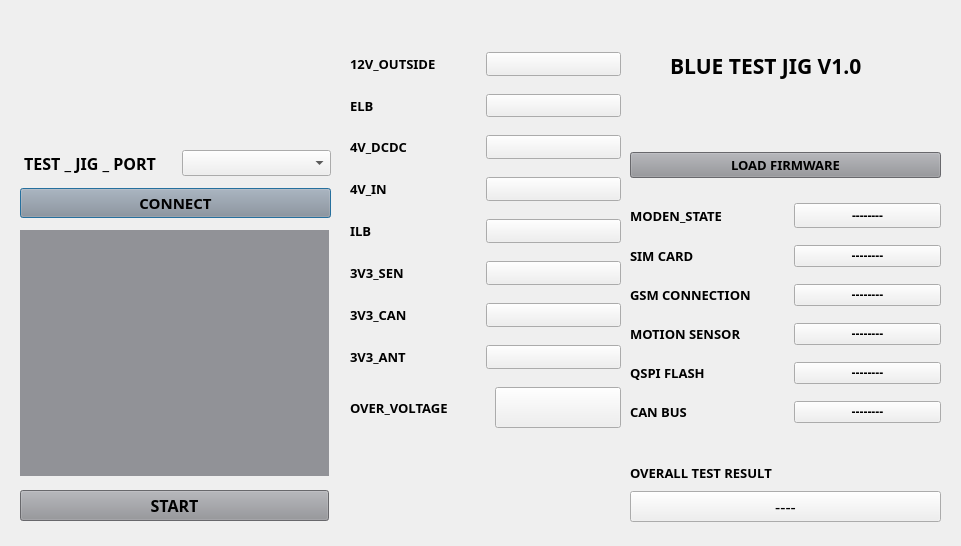
<?xml version="1.0" encoding="UTF-8"?>
<ui version="4.0">
 <class>Dialog</class>
 <widget class="QDialog" name="Dialog">
  <property name="geometry">
   <rect>
    <x>0</x>
    <y>0</y>
    <width>961</width>
    <height>546</height>
   </rect>
  </property>
  <property name="font">
   <font>
    <weight>75</weight>
    <bold>true</bold>
   </font>
  </property>
  <property name="windowTitle">
   <string>Roam测试程序</string>
  </property>
  <widget class="QLabel" name="label_2">
   <property name="geometry">
    <rect>
     <x>-10</x>
     <y>0</y>
     <width>331</width>
     <height>151</height>
    </rect>
   </property>
   <property name="styleSheet">
    <string notr="true">imagine url(D:\pic\T-Clogo_blue_on_black.png);</string>
   </property>
   <property name="text">
    <string/>
   </property>
   <property name="pixmap">
    <pixmap>../../../../../pic/T-Clogo_blue_on_black.png</pixmap>
   </property>
   <property name="scaledContents">
    <bool>true</bool>
   </property>
  </widget>
  <widget class="QLabel" name="label_4">
   <property name="geometry">
    <rect>
     <x>670</x>
     <y>40</y>
     <width>291</width>
     <height>51</height>
    </rect>
   </property>
   <property name="font">
    <font>
     <family>Arial Black</family>
     <pointsize>16</pointsize>
     <weight>75</weight>
     <italic>false</italic>
     <bold>true</bold>
     <underline>false</underline>
    </font>
   </property>
   <property name="autoFillBackground">
    <bool>true</bool>
   </property>
   <property name="text">
    <string>BLUE TEST JIG V1.0</string>
   </property>
  </widget>
  <widget class="QWidget" name="layoutWidget">
   <property name="geometry">
    <rect>
     <x>20</x>
     <y>150</y>
     <width>311</width>
     <height>371</height>
    </rect>
   </property>
   <layout class="QVBoxLayout" name="verticalLayout_3">
    <property name="leftMargin">
     <number>0</number>
    </property>
    <property name="rightMargin">
     <number>0</number>
    </property>
    <item>
     <layout class="QVBoxLayout" name="verticalLayout">
      <property name="spacing">
       <number>12</number>
      </property>
      <property name="leftMargin">
       <number>0</number>
      </property>
      <property name="rightMargin">
       <number>0</number>
      </property>
      <item>
       <layout class="QHBoxLayout" name="horizontalLayout">
        <item>
         <widget class="QLabel" name="label">
          <property name="font">
           <font>
            <family>Arial Black</family>
            <pointsize>12</pointsize>
            <weight>75</weight>
            <italic>false</italic>
            <bold>true</bold>
           </font>
          </property>
          <property name="text">
           <string> TEST _ JIG _ PORT</string>
          </property>
          <property name="wordWrap">
           <bool>false</bool>
          </property>
          <property name="buddy">
           <cstring>Cboxport</cstring>
          </property>
         </widget>
        </item>
        <item>
         <widget class="QComboBox" name="Cboxport">
          <property name="font">
           <font>
            <family>Arial Black</family>
            <pointsize>10</pointsize>
            <weight>75</weight>
            <bold>true</bold>
           </font>
          </property>
         </widget>
        </item>
       </layout>
      </item>
      <item>
       <widget class="QPushButton" name="btn_open">
        <property name="sizeIncrement">
         <size>
          <width>0</width>
          <height>0</height>
         </size>
        </property>
        <property name="baseSize">
         <size>
          <width>0</width>
          <height>0</height>
         </size>
        </property>
        <property name="font">
         <font>
          <family>Arial Black</family>
          <pointsize>11</pointsize>
          <weight>75</weight>
          <bold>true</bold>
         </font>
        </property>
        <property name="styleSheet">
         <string notr="true">background-color: #919297; color: black;</string>
        </property>
        <property name="text">
         <string>CONNECT</string>
        </property>
       </widget>
      </item>
     </layout>
    </item>
    <item>
     <layout class="QVBoxLayout" name="verticalLayout_2">
      <property name="spacing">
       <number>14</number>
      </property>
      <property name="topMargin">
       <number>6</number>
      </property>
      <property name="rightMargin">
       <number>2</number>
      </property>
      <property name="bottomMargin">
       <number>0</number>
      </property>
      <item>
       <widget class="QTextEdit" name="textEdit_Recv">
        <property name="sizePolicy">
         <sizepolicy hsizetype="Expanding" vsizetype="Expanding">
          <horstretch>0</horstretch>
          <verstretch>2</verstretch>
         </sizepolicy>
        </property>
        <property name="maximumSize">
         <size>
          <width>16777215</width>
          <height>308</height>
         </size>
        </property>
        <property name="sizeIncrement">
         <size>
          <width>0</width>
          <height>0</height>
         </size>
        </property>
        <property name="font">
         <font>
          <family>Arial Black</family>
          <pointsize>10</pointsize>
          <weight>75</weight>
          <bold>true</bold>
         </font>
        </property>
        <property name="cursor" stdset="0">
         <cursorShape>IBeamCursor</cursorShape>
        </property>
        <property name="autoFillBackground">
         <bool>false</bool>
        </property>
        <property name="styleSheet">
         <string notr="true">background-color: #919297; color: black;</string>
        </property>
        <property name="frameShape">
         <enum>QFrame::NoFrame</enum>
        </property>
        <property name="frameShadow">
         <enum>QFrame::Raised</enum>
        </property>
        <property name="lineWidth">
         <number>1</number>
        </property>
        <property name="midLineWidth">
         <number>0</number>
        </property>
        <property name="readOnly">
         <bool>false</bool>
        </property>
        <property name="acceptRichText">
         <bool>false</bool>
        </property>
        <property name="textInteractionFlags">
         <set>Qt::TextEditorInteraction</set>
        </property>
       </widget>
      </item>
      <item>
       <widget class="QPushButton" name="ble">
        <property name="font">
         <font>
          <family>Arial Black</family>
          <pointsize>12</pointsize>
          <weight>75</weight>
          <bold>true</bold>
         </font>
        </property>
        <property name="styleSheet">
         <string notr="true">background-color: #919297; color: black;</string>
        </property>
        <property name="text">
         <string>START</string>
        </property>
       </widget>
      </item>
     </layout>
    </item>
   </layout>
  </widget>
  <widget class="QWidget" name="layoutWidget">
   <property name="geometry">
    <rect>
     <x>630</x>
     <y>152</y>
     <width>311</width>
     <height>301</height>
    </rect>
   </property>
   <layout class="QVBoxLayout" name="verticalLayout_6">
    <property name="spacing">
     <number>17</number>
    </property>
    <property name="sizeConstraint">
     <enum>QLayout::SetMinAndMaxSize</enum>
    </property>
    <property name="topMargin">
     <number>0</number>
    </property>
    <property name="rightMargin">
     <number>0</number>
    </property>
    <property name="bottomMargin">
     <number>1</number>
    </property>
    <item>
     <widget class="QPushButton" name="btn_yellow">
      <property name="baseSize">
       <size>
        <width>0</width>
        <height>0</height>
       </size>
      </property>
      <property name="font">
       <font>
        <family>Arial Black</family>
        <pointsize>10</pointsize>
        <weight>75</weight>
        <bold>true</bold>
       </font>
      </property>
      <property name="styleSheet">
       <string notr="true">background-color: #919297; color: black;</string>
      </property>
      <property name="text">
       <string>LOAD FIRMWARE</string>
      </property>
     </widget>
    </item>
    <item>
     <spacer name="verticalSpacer">
      <property name="orientation">
       <enum>Qt::Vertical</enum>
      </property>
      <property name="sizeType">
       <enum>QSizePolicy::Maximum</enum>
      </property>
      <property name="sizeHint" stdset="0">
       <size>
        <width>14</width>
        <height>8</height>
       </size>
      </property>
     </spacer>
    </item>
    <item>
     <layout class="QVBoxLayout" name="verticalLayout_4">
      <item>
       <layout class="QHBoxLayout" name="horizontalLayout_2">
        <item>
         <widget class="QLabel" name="label_10">
          <property name="font">
           <font>
            <family>Arial Black</family>
            <pointsize>10</pointsize>
            <weight>75</weight>
            <italic>false</italic>
            <bold>true</bold>
           </font>
          </property>
          <property name="text">
           <string>MODEN_STATE</string>
          </property>
         </widget>
        </item>
        <item>
         <widget class="QPushButton" name="btn_modem">
          <property name="font">
           <font>
            <family>SimSun-ExtB</family>
            <pointsize>9</pointsize>
            <weight>75</weight>
            <bold>true</bold>
           </font>
          </property>
          <property name="styleSheet">
           <string notr="true"/>
          </property>
          <property name="text">
           <string>--------</string>
          </property>
         </widget>
        </item>
       </layout>
      </item>
      <item>
       <layout class="QHBoxLayout" name="horizontalLayout_3">
        <item>
         <widget class="QLabel" name="label_12">
          <property name="font">
           <font>
            <family>Arial Black</family>
            <pointsize>10</pointsize>
            <weight>75</weight>
            <italic>false</italic>
            <bold>true</bold>
           </font>
          </property>
          <property name="text">
           <string>SIM CARD</string>
          </property>
         </widget>
        </item>
        <item>
         <widget class="QPushButton" name="btn_sim">
          <property name="styleSheet">
           <string notr="true"/>
          </property>
          <property name="text">
           <string>--------</string>
          </property>
         </widget>
        </item>
       </layout>
      </item>
      <item>
       <layout class="QHBoxLayout" name="horizontalLayout_4">
        <item>
         <widget class="QLabel" name="label_14">
          <property name="font">
           <font>
            <family>Arial Black</family>
            <pointsize>10</pointsize>
            <weight>75</weight>
            <italic>false</italic>
            <bold>true</bold>
           </font>
          </property>
          <property name="text">
           <string>GSM CONNECTION</string>
          </property>
         </widget>
        </item>
        <item>
         <widget class="QPushButton" name="btn_gsm">
          <property name="styleSheet">
           <string notr="true"/>
          </property>
          <property name="text">
           <string>--------</string>
          </property>
         </widget>
        </item>
       </layout>
      </item>
      <item>
       <layout class="QHBoxLayout" name="horizontalLayout_5">
        <item>
         <widget class="QLabel" name="label_15">
          <property name="font">
           <font>
            <family>Arial Black</family>
            <pointsize>10</pointsize>
            <weight>75</weight>
            <italic>false</italic>
            <bold>true</bold>
           </font>
          </property>
          <property name="text">
           <string>MOTION SENSOR</string>
          </property>
         </widget>
        </item>
        <item>
         <widget class="QPushButton" name="btn_ms">
          <property name="styleSheet">
           <string notr="true"/>
          </property>
          <property name="text">
           <string>--------</string>
          </property>
         </widget>
        </item>
       </layout>
      </item>
      <item>
       <layout class="QHBoxLayout" name="horizontalLayout_7">
        <item>
         <widget class="QLabel" name="label_16">
          <property name="font">
           <font>
            <family>Arial Black</family>
            <pointsize>10</pointsize>
            <weight>75</weight>
            <italic>false</italic>
            <bold>true</bold>
           </font>
          </property>
          <property name="text">
           <string>QSPI FLASH</string>
          </property>
         </widget>
        </item>
        <item>
         <widget class="QPushButton" name="btn_qspi">
          <property name="styleSheet">
           <string notr="true"/>
          </property>
          <property name="text">
           <string>--------</string>
          </property>
         </widget>
        </item>
       </layout>
      </item>
      <item>
       <layout class="QHBoxLayout" name="horizontalLayout_8">
        <item>
         <widget class="QLabel" name="label_17">
          <property name="font">
           <font>
            <family>Arial Black</family>
            <pointsize>10</pointsize>
            <weight>75</weight>
            <italic>false</italic>
            <bold>true</bold>
           </font>
          </property>
          <property name="text">
           <string>CAN BUS</string>
          </property>
         </widget>
        </item>
        <item>
         <widget class="QPushButton" name="btn_can">
          <property name="styleSheet">
           <string notr="true"/>
          </property>
          <property name="text">
           <string>--------</string>
          </property>
         </widget>
        </item>
       </layout>
      </item>
     </layout>
    </item>
   </layout>
  </widget>
  <widget class="QWidget" name="layoutWidget">
   <property name="geometry">
    <rect>
     <x>630</x>
     <y>460</y>
     <width>311</width>
     <height>62</height>
    </rect>
   </property>
   <layout class="QVBoxLayout" name="verticalLayout_5">
    <item>
     <widget class="QLabel" name="label_11">
      <property name="font">
       <font>
        <family>Arial Black</family>
        <pointsize>10</pointsize>
        <weight>75</weight>
        <italic>false</italic>
        <bold>true</bold>
        <underline>false</underline>
       </font>
      </property>
      <property name="text">
       <string>OVERALL TEST RESULT</string>
      </property>
     </widget>
    </item>
    <item>
     <widget class="QPushButton" name="btn_bee">
      <property name="sizePolicy">
       <sizepolicy hsizetype="Minimum" vsizetype="Preferred">
        <horstretch>0</horstretch>
        <verstretch>0</verstretch>
       </sizepolicy>
      </property>
      <property name="font">
       <font>
        <family>Arial Black</family>
        <pointsize>12</pointsize>
        <weight>50</weight>
        <bold>false</bold>
       </font>
      </property>
      <property name="styleSheet">
       <string notr="true"/>
      </property>
      <property name="text">
       <string>----</string>
      </property>
     </widget>
    </item>
   </layout>
  </widget>
  <widget class="QWidget" name="layoutWidget">
   <property name="geometry">
    <rect>
     <x>350</x>
     <y>40</y>
     <width>271</width>
     <height>401</height>
    </rect>
   </property>
   <layout class="QVBoxLayout" name="verticalLayout_7">
    <item>
     <layout class="QHBoxLayout" name="horizontalLayout_6">
      <property name="spacing">
       <number>0</number>
      </property>
      <item>
       <widget class="QLabel" name="label_13">
        <property name="font">
         <font>
          <family>Arial Black</family>
          <pointsize>10</pointsize>
          <weight>75</weight>
          <italic>false</italic>
          <bold>true</bold>
         </font>
        </property>
        <property name="text">
         <string>12V_OUTSIDE</string>
        </property>
       </widget>
      </item>
      <item>
       <widget class="QPushButton" name="btn_12v_outside">
        <property name="font">
         <font>
          <family>Arial Black</family>
          <pointsize>8</pointsize>
          <weight>75</weight>
          <bold>true</bold>
         </font>
        </property>
        <property name="styleSheet">
         <string notr="true"/>
        </property>
        <property name="inputMethodHints">
         <set>Qt::ImhNone</set>
        </property>
        <property name="text">
         <string/>
        </property>
       </widget>
      </item>
     </layout>
    </item>
    <item>
     <layout class="QHBoxLayout" name="horizontalLayout_9">
      <property name="spacing">
       <number>0</number>
      </property>
      <property name="bottomMargin">
       <number>0</number>
      </property>
      <item>
       <widget class="QLabel" name="label_18">
        <property name="font">
         <font>
          <family>Arial Black</family>
          <pointsize>10</pointsize>
          <weight>75</weight>
          <italic>false</italic>
          <bold>true</bold>
         </font>
        </property>
        <property name="text">
         <string>ELB</string>
        </property>
       </widget>
      </item>
      <item>
       <widget class="QPushButton" name="btn_12v_in">
        <property name="font">
         <font>
          <family>Arial</family>
          <pointsize>10</pointsize>
          <weight>50</weight>
          <bold>false</bold>
         </font>
        </property>
        <property name="styleSheet">
         <string notr="true"/>
        </property>
        <property name="text">
         <string/>
        </property>
       </widget>
      </item>
     </layout>
    </item>
    <item>
     <layout class="QHBoxLayout" name="horizontalLayout_10">
      <property name="spacing">
       <number>0</number>
      </property>
      <property name="bottomMargin">
       <number>0</number>
      </property>
      <item>
       <widget class="QLabel" name="label_19">
        <property name="font">
         <font>
          <family>Arial Black</family>
          <pointsize>10</pointsize>
          <weight>75</weight>
          <italic>false</italic>
          <bold>true</bold>
         </font>
        </property>
        <property name="text">
         <string>4V_DCDC</string>
        </property>
       </widget>
      </item>
      <item>
       <widget class="QPushButton" name="btn_4V_DCDC">
        <property name="font">
         <font>
          <family>Arial Black</family>
          <pointsize>8</pointsize>
          <weight>75</weight>
          <bold>true</bold>
         </font>
        </property>
        <property name="styleSheet">
         <string notr="true"/>
        </property>
        <property name="text">
         <string/>
        </property>
       </widget>
      </item>
     </layout>
    </item>
    <item>
     <layout class="QHBoxLayout" name="horizontalLayout_11">
      <property name="spacing">
       <number>0</number>
      </property>
      <property name="bottomMargin">
       <number>0</number>
      </property>
      <item>
       <widget class="QLabel" name="label_20">
        <property name="font">
         <font>
          <family>Arial Black</family>
          <pointsize>10</pointsize>
          <weight>75</weight>
          <italic>false</italic>
          <bold>true</bold>
         </font>
        </property>
        <property name="text">
         <string>4V_IN</string>
        </property>
       </widget>
      </item>
      <item>
       <widget class="QPushButton" name="btn_4V_IN">
        <property name="font">
         <font>
          <family>Arial Black</family>
          <pointsize>8</pointsize>
          <weight>75</weight>
          <bold>true</bold>
         </font>
        </property>
        <property name="styleSheet">
         <string notr="true"/>
        </property>
        <property name="text">
         <string/>
        </property>
       </widget>
      </item>
     </layout>
    </item>
    <item>
     <layout class="QHBoxLayout" name="horizontalLayout_12">
      <property name="spacing">
       <number>0</number>
      </property>
      <property name="bottomMargin">
       <number>0</number>
      </property>
      <item>
       <widget class="QLabel" name="label_21">
        <property name="font">
         <font>
          <family>Arial Black</family>
          <pointsize>10</pointsize>
          <weight>75</weight>
          <italic>false</italic>
          <bold>true</bold>
         </font>
        </property>
        <property name="text">
         <string>ILB</string>
        </property>
       </widget>
      </item>
      <item>
       <widget class="QPushButton" name="btn_ILB">
        <property name="font">
         <font>
          <family>Arial Black</family>
          <pointsize>8</pointsize>
          <weight>75</weight>
          <bold>true</bold>
         </font>
        </property>
        <property name="styleSheet">
         <string notr="true"/>
        </property>
        <property name="text">
         <string/>
        </property>
       </widget>
      </item>
     </layout>
    </item>
    <item>
     <layout class="QHBoxLayout" name="horizontalLayout_13">
      <property name="spacing">
       <number>0</number>
      </property>
      <property name="bottomMargin">
       <number>0</number>
      </property>
      <item>
       <widget class="QLabel" name="label_22">
        <property name="font">
         <font>
          <family>Arial Black</family>
          <pointsize>10</pointsize>
          <weight>75</weight>
          <italic>false</italic>
          <bold>true</bold>
         </font>
        </property>
        <property name="text">
         <string>3V3_SEN</string>
        </property>
       </widget>
      </item>
      <item>
       <widget class="QPushButton" name="btn_3v3_SEN">
        <property name="font">
         <font>
          <family>Arial Black</family>
          <pointsize>8</pointsize>
          <weight>75</weight>
          <bold>true</bold>
         </font>
        </property>
        <property name="styleSheet">
         <string notr="true"/>
        </property>
        <property name="text">
         <string/>
        </property>
       </widget>
      </item>
     </layout>
    </item>
    <item>
     <layout class="QHBoxLayout" name="horizontalLayout_14">
      <property name="spacing">
       <number>0</number>
      </property>
      <property name="bottomMargin">
       <number>0</number>
      </property>
      <item>
       <widget class="QLabel" name="label_23">
        <property name="font">
         <font>
          <family>Arial Black</family>
          <pointsize>10</pointsize>
          <weight>75</weight>
          <italic>false</italic>
          <bold>true</bold>
         </font>
        </property>
        <property name="text">
         <string>3V3_CAN</string>
        </property>
       </widget>
      </item>
      <item>
       <widget class="QPushButton" name="btn_3v3_CAN">
        <property name="font">
         <font>
          <family>Arial Black</family>
          <pointsize>8</pointsize>
          <weight>75</weight>
          <bold>true</bold>
         </font>
        </property>
        <property name="styleSheet">
         <string notr="true"/>
        </property>
        <property name="text">
         <string/>
        </property>
       </widget>
      </item>
     </layout>
    </item>
    <item>
     <layout class="QHBoxLayout" name="horizontalLayout_15">
      <property name="spacing">
       <number>0</number>
      </property>
      <property name="bottomMargin">
       <number>0</number>
      </property>
      <item>
       <widget class="QLabel" name="label_24">
        <property name="font">
         <font>
          <family>Arial Black</family>
          <pointsize>10</pointsize>
          <weight>75</weight>
          <italic>false</italic>
          <bold>true</bold>
         </font>
        </property>
        <property name="text">
         <string>3V3_ANT</string>
        </property>
       </widget>
      </item>
      <item>
       <widget class="QPushButton" name="btn_3v3_ANT">
        <property name="font">
         <font>
          <family>Arial Black</family>
          <pointsize>8</pointsize>
          <weight>75</weight>
          <bold>true</bold>
         </font>
        </property>
        <property name="styleSheet">
         <string notr="true"/>
        </property>
        <property name="text">
         <string/>
        </property>
       </widget>
      </item>
     </layout>
    </item>
    <item>
     <layout class="QHBoxLayout" name="horizontalLayout_16">
      <property name="spacing">
       <number>0</number>
      </property>
      <property name="bottomMargin">
       <number>0</number>
      </property>
      <item>
       <widget class="QLabel" name="label_25">
        <property name="font">
         <font>
          <family>Arial Black</family>
          <pointsize>10</pointsize>
          <weight>75</weight>
          <italic>false</italic>
          <bold>true</bold>
         </font>
        </property>
        <property name="text">
         <string>OVER_VOLTAGE</string>
        </property>
       </widget>
      </item>
      <item>
       <widget class="QPushButton" name="btn_OV">
        <property name="maximumSize">
         <size>
          <width>126</width>
          <height>41</height>
         </size>
        </property>
        <property name="baseSize">
         <size>
          <width>9</width>
          <height>9</height>
         </size>
        </property>
        <property name="font">
         <font>
          <family>Arial Black</family>
          <pointsize>10</pointsize>
          <weight>75</weight>
          <bold>true</bold>
         </font>
        </property>
        <property name="styleSheet">
         <string notr="true"/>
        </property>
        <property name="text">
         <string/>
        </property>
        <property name="iconSize">
         <size>
          <width>19</width>
          <height>19</height>
         </size>
        </property>
        <property name="autoRepeatDelay">
         <number>291</number>
        </property>
        <property name="autoRepeatInterval">
         <number>101</number>
        </property>
       </widget>
      </item>
     </layout>
    </item>
   </layout>
  </widget>
 </widget>
 <resources/>
 <connections/>
</ui>
